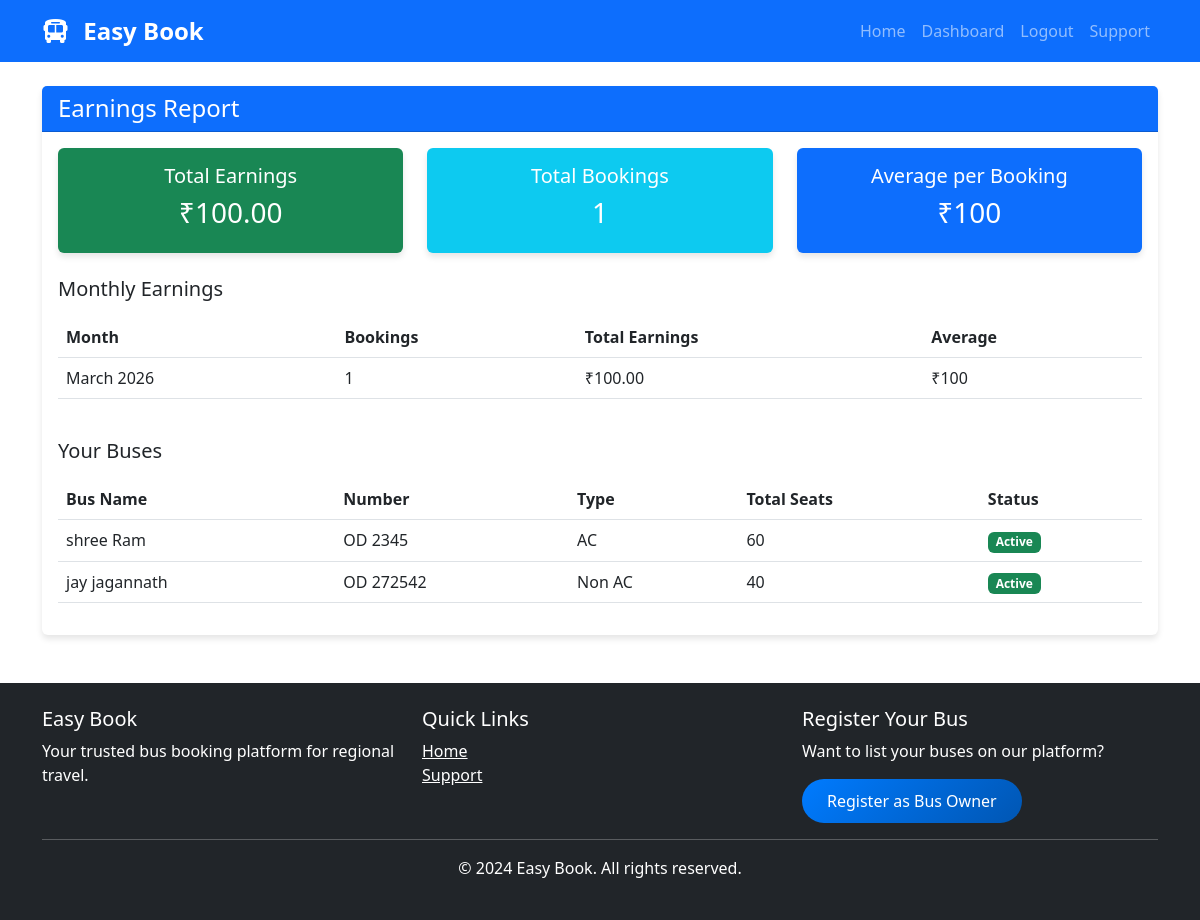
The page /bus-owner/earnings/ (signed in) on the database its author committed.
### easybook/apps/bus_owners/models.py (models this page shows, shortened)
class Bus(models.Model):
    BUS_TYPES = (
        ('ac', 'AC'),
        ('non_ac', 'Non AC'),
        ('sleeper', 'Sleeper'),
        ('seater', 'Seater'),
        ('ac_sleeper', 'AC Sleeper'),
        ('luxury', 'Luxury'),
    )
    BUS_LAYOUTS = (
        ('2x2', '2 x 2 (4 seats per row)'),
        ('2x1', '2 x 1 (3 seats per row)'),
        ('1x2', '1 x 2 (3 seats per row)'),
        ('sleeper_2x1', 'Sleeper 2 x 1'),
        ('sleeper_1x1', 'Sleeper 1 x 1'),
    )
    owner = models.ForeignKey(User, on_delete=models.CASCADE, limit_choices_to={'user_type': 'bus_owner'}, related_name='buses')
    bus_name = models.CharField(max_length=100)
    bus_type = models.CharField(max_length=20, choices=BUS_TYPES)
    bus_number = models.CharField(max_length=20, unique=True)
    total_seats = models.IntegerField()
    seat_layout = models.CharField(max_length=20, choices=BUS_LAYOUTS, default='2x2')
    amenities = models.TextField(help_text="AC, WiFi, Charging point, etc.", blank=True)
    bus_image = models.ImageField(upload_to='bus_images/', null=True, blank=True)
    is_active = models.BooleanField(default=True)
    created_at = models.DateTimeField(auto_now_add=True)
    updated_at = models.DateTimeField(auto_now=True)

### easybook/apps/bus_owners/views.py (the view)
# urls.py: path('earnings/', views.earnings_report, name='earnings'),
@login_required
def earnings_report(request):
    if request.user.user_type != 'bus_owner':
        messages.error(request, 'Access denied. Bus owner only.')
        return redirect('home')
    buses = Bus.objects.filter(owner=request.user)
    all_routes = Route.objects.filter(bus__in=buses)
    bookings = Booking.objects.filter(route__in=all_routes, status='confirmed')
    total_earnings = bookings.aggregate(Sum('total_amount'))['total_amount__sum'] or 0
    monthly_earnings = bookings.annotate(
        month=TruncMonth('booking_date')
    ).values('month').annotate(
        total=Sum('total_amount'),
        count=Count('id')
    ).order_by('month')
    context = {
        'total_earnings': total_earnings,
        'total_bookings': bookings.count(),
        'monthly_earnings': monthly_earnings,
        'buses': buses,
    }
    return render(request, 'bus_owner/earnings.html', context)

### templates/bus_owner/earnings.html (shortened to what this page needs)
{% extends 'base.html' %}
{% block content %}
<div class="container mt-4">
    <div class="row">
        <div class="col-12">
            <div class="card">
                <div class="card-header bg-primary text-white">
                    <h4 class="mb-0">Earnings Report</h4>
                </div>
                <div class="card-body">
                    <div class="row mb-4">
                        <div class="col-md-4">
                            <div class="card bg-success text-white">
                                <div class="card-body text-center">
                                    <h5>Total Earnings</h5>
                                    <h3>₹{{ total_earnings|floatformat:2 }}</h3>
                                </div>
                            </div>
                        </div>
                        <div class="col-md-4">
                            <div class="card bg-info text-white">
                                <div class="card-body text-center">
                                    <h5>Total Bookings</h5>
                                    <h3>{{ total_bookings }}</h3>
                                </div>
                            </div>
                        </div>
                        <div class="col-md-4">
                            <div class="card bg-primary text-white">
                                <div class="card-body text-center">
                                    <h5>Average per Booking</h5>
                                    <h3>₹{% widthratio total_earnings total_bookings 1 %}</h3>
                                </div>
                            </div>
                        </div>
                    </div>
                    <h5 class="mb-3">Monthly Earnings</h5>
                    <div class="table-responsive">
                        <table class="table table-hover">
                            <thead>
                                <tr>
                                    <th>Month</th>
                                    <th>Bookings</th>
                                    <th>Total Earnings</th>
                                    <th>Average</th>
                                </tr>
                            </thead>
                            <tbody>
                                {% for month in monthly_earnings %}
                                <tr>
                                    <td>{{ month.month|date:"F Y" }}</td>
                                    <td>{{ month.count }}</td>
                                    <td>₹{{ month.total|floatformat:2 }}</td>
                                    <td>₹{% widthratio month.total month.count 1 %}</td>
                                </tr>
                                {% empty %}
                                <tr>
                                    <td colspan="4" class="text-center">No earnings data available</td>
                                </tr>
                                {% endfor %}
                            </tbody>
                        </table>
                    </div>
                    <h5 class="mb-3 mt-4">Your Buses</h5>
                    <div class="table-responsive">
                        <table class="table table-hover">
                            <thead>
                                <tr>
                                    <th>Bus Name</th>
                                    <th>Number</th>
                                    <th>Type</th>
                                    <th>Total Seats</th>
                                    <th>Status</th>
                                </tr>
                            </thead>
                            <tbody>
                                {% for bus in buses %}
                                <tr>
                                    <td>{{ bus.bus_name }}</td>
                                    <td>{{ bus.bus_number }}</td>
                                    <td>{{ bus.get_bus_type_display }}</td>
                                    <td>{{ bus.total_seats }}</td>
                                    <td>
                                        {% if bus.is_active %}
                                            <span class="badge bg-success">Active</span>
                                        {% else %}
                                            <span class="badge bg-danger">Inactive</span>
                                        {% endif %}
                                    </td>
                                </tr>
                                {% empty %}
                                <tr>
                                    <td colspan="5" class="text-center">No buses added yet</td>
                                </tr>
                                {% endfor %}
                            </tbody>
                        </table>
                    </div>
                </div>
            </div>
        </div>
    </div>
</div>
{% endblock %}

### static/css/style.css (style rules this page uses)
:root { --primary-color: #007bff; --secondary-color: #6c757d; }
body { font-family: 'Segoe UI', Tahoma, Geneva, Verdana, sans-serif; min-height: 100vh; display: flex; flex-direction: column; }
.card { border: none; box-shadow: 0 4px 6px rgba(0,0,0,.1); transition: transform 0.3s ease; }

### rows shown on the page
Bus: bus_name "shree Ram", bus_number "OD 2345", bus_type "AC", total_seats "60", is_active "Active"
Bus: bus_name "jay jagannath", bus_number "OD 272542", bus_type "Non AC", total_seats "40", is_active "Active"

### other values the page prints
{{ total_earnings|floatformat:2 }} "100.00"
{{ total_bookings }} "1"
{{ month.month|date:"F Y" }} "March 2026"
{{ month.count }} "1"
{{ month.total|floatformat:2 }} "100.00"
